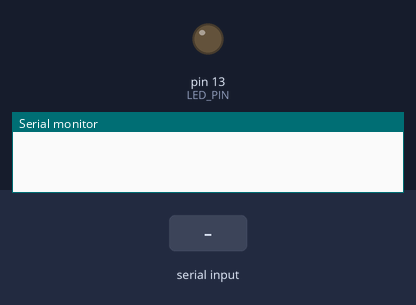
A sketch run on a simulated Arduino Uno, built with avr-gcc and run on an emulated ATmega328P. Parts: output pins drawn as LEDs (lit = HIGH), the last lines printed to the serial monitor. The inputs (shaded band) are chosen by the test bench.

Above: at 1.2 s.
1.3 s: "1\n" received over the second serial link
At 2.0 s:
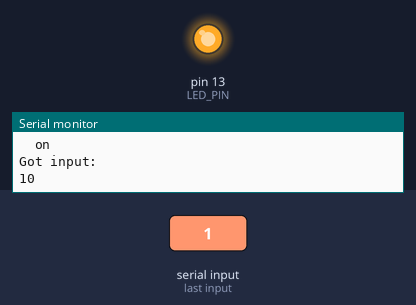
2.8 s: "0\n" received over the second serial link
At 3.1 s:
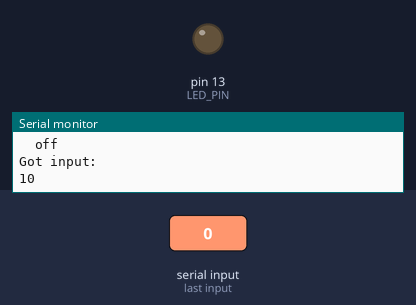
4.3 s: "2\n" received over the second serial link
At 5.5 s:
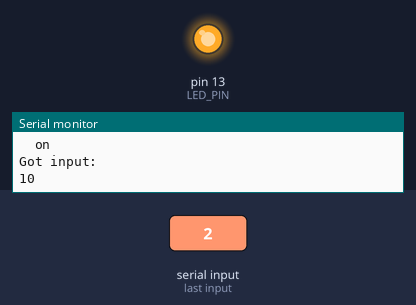
Timing chart, 0 to 7.3 s (numbered marks = the images above; inputs shaded):
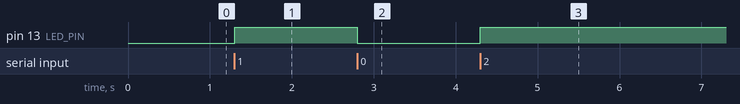

The sketch:

HM10_ARDUINO.ino
```cpp
#include <SoftwareSerial.h>
#define LED_PIN 13

SoftwareSerial mySerial(7, 8); // RX, TX
// Connect HM10      Arduino Uno
//     Pin 1/TXD          Pin 7
//     Pin 2/RXD          Pin 8

void setup() {
  Serial.begin(9600);
  // If the baudrate of the HM-10 module has been updated,
  // you may need to change 9600 by another value
  // Once you have found the correct baudrate,
  // you can update it using AT+BAUDx command
  // e.g. AT+BAUD0 for 9600 bauds
  pinMode(13, OUTPUT);
  mySerial.begin(9600);
}

void loop() {
  int c;

  if (mySerial.available()) {
    c = mySerial.read();
    Serial.println("Got input:");
    Serial.println(c);

    if (c != '0' && c != '\n' && c != '\r')
    {
      // Non-zero input means "turn on LED".
      Serial.println("  on");
      digitalWrite(LED_PIN, HIGH);
    }
    else
    {
      if (c != '\n' && c != '\r')
      {
        // Input value zero means "turn off LED".
        Serial.println("  off");
        digitalWrite(LED_PIN, LOW);
      }
    }
  }
}
```

Measured:
- after the input at 1.3 s, pin 13 (LED_PIN): LOW → HIGH at once
- after the input at 2.8 s, pin 13 (LED_PIN): HIGH → LOW at once
- after the input at 4.3 s, pin 13 (LED_PIN): LOW → HIGH at once
